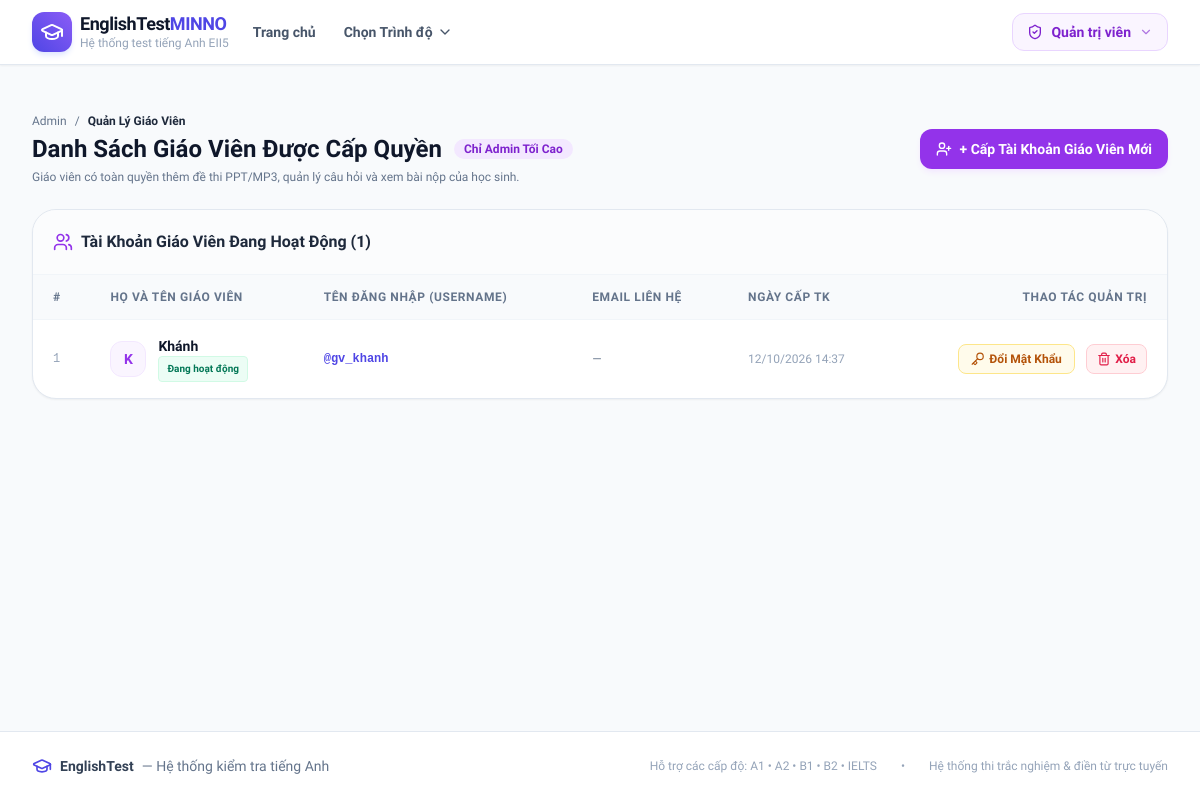
Before: /admin/teachers (signed in) with the older database file.
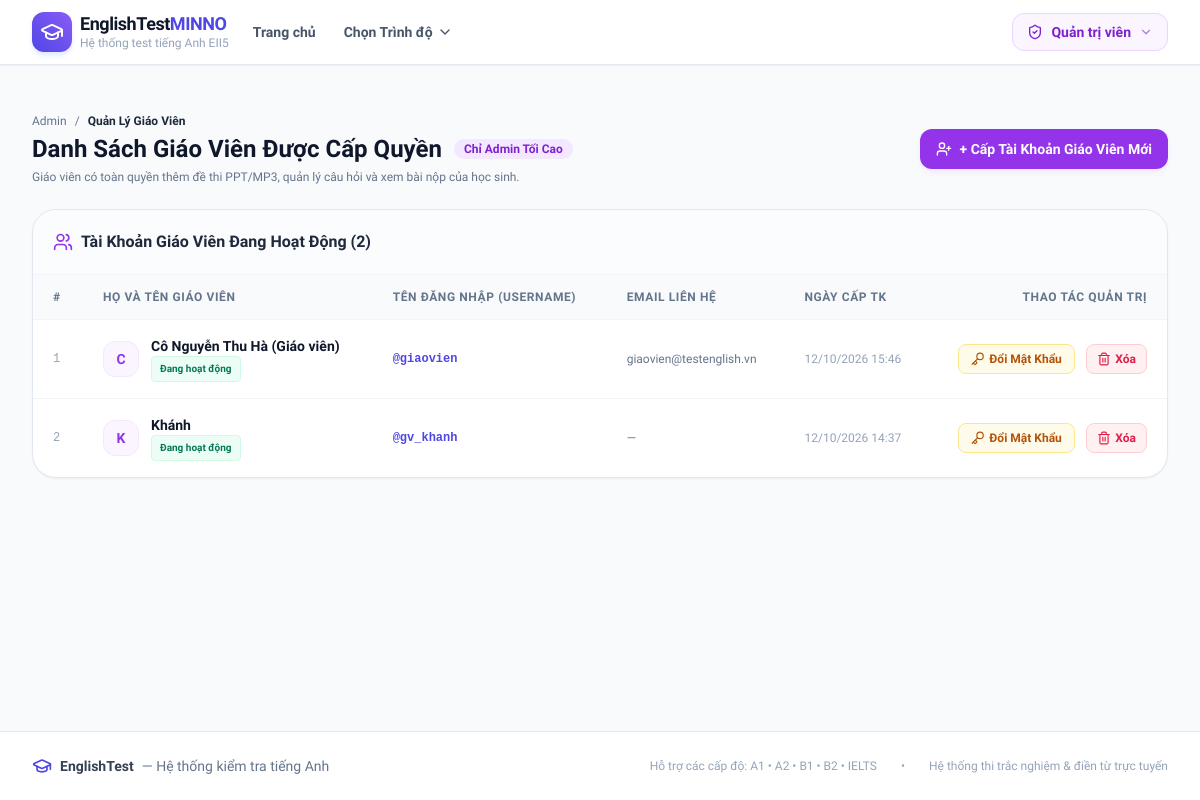
After: the same page with the newer database file.
### models.py (models this page shows, shortened)
class User(db.Model):
    __tablename__ = 'users'
    id = db.Column(db.Integer, primary_key=True)
    username = db.Column(db.String(80), unique=True, nullable=False)
    password_hash = db.Column(db.String(255), nullable=False)
    full_name = db.Column(db.String(120), nullable=False)
    email = db.Column(db.String(120), nullable=True)
    role = db.Column(db.String(20), default='user')  # 'admin' or 'user'
    created_at = db.Column(db.DateTime, default=datetime.utcnow)
    submissions = db.relationship('Submission', backref='user', lazy=True)

### app.py (the view, shortened to what this page needs)
@app.route('/admin/teachers', methods=['GET', 'POST'])
@admin_only_required
def admin_teachers():
    teachers = User.query.filter_by(role='teacher').order_by(User.created_at.desc()).all()
    return render_template('admin/teachers.html', teachers=teachers)

### app.py (called while the page is built)
def admin_only_required(f):
    @wraps(f)
    def decorated_function(*args, **kwargs):
        user_id = session.get('user_id')
        if not user_id:
            return redirect(url_for('admin_login', next=request.path))
        user = User.query.get(user_id)
        if not user or user.role != 'admin':
            session.clear()
            flash('Chức năng này chỉ dành riêng cho Quản trị viên tối cao (Admin).', 'danger')
            return redirect(url_for('admin_dashboard'))
        return f(*args, **kwargs)
    return decorated_function

### models.py (called while the page is built)
    @property
    def active_tests_count(self):
        return len([t for t in self.tests if t.is_active])

### templates/admin/teachers.html (shortened to what the changed rows need)
{% extends 'base.html' %}
{% block content %}
<div class="max-w-7xl mx-auto px-4 sm:px-6 lg:px-8 py-8">
    <div class="flex flex-col md:flex-row md:items-center justify-between gap-4 mb-6">
        <div>
            <h1 class="text-2xl font-extrabold text-slate-900 flex items-center space-x-3">
                <span>Danh Sách Giáo Viên Được Cấp Quyền</span>
                <span class="text-xs px-2.5 py-0.5 rounded-full font-bold bg-purple-100 text-purple-700">Chỉ Admin Tối Cao</span>
            </h1>
        </div>
    </div>
    <div class="bg-white rounded-3xl border border-slate-200 shadow-sm overflow-hidden">
        <div class="p-5 border-b border-slate-100 flex items-center justify-between bg-slate-50/50">
            <div class="flex items-center space-x-2">
                <i data-lucide="users" class="w-5 h-5 text-purple-600"></i>
                <h2 class="font-bold text-slate-800 text-base">Tài Khoản Giáo Viên Đang Hoạt Động ({{ teachers|length }})</h2>
            </div>
        </div>
        {% if teachers %}
        <div class="overflow-x-auto">
            <table class="w-full text-left border-collapse text-sm">
                <thead>
                    <tr class="bg-slate-50 text-slate-500 font-bold text-xs uppercase tracking-wider border-b border-slate-100">
                        <th class="py-3.5 px-5">#</th>
                        <th class="py-3.5 px-5">Họ và Tên Giáo Viên</th>
                        <th class="py-3.5 px-5">Tên Đăng Nhập (Username)</th>
                        <th class="py-3.5 px-5">Email Liên Hệ</th>
                        <th class="py-3.5 px-5">Ngày Cấp TK</th>
                        <th class="py-3.5 px-5 text-right">Thao Tác Quản Trị</th>
                    </tr>
                </thead>
                <tbody class="divide-y divide-slate-100">
                    {% for t in teachers %}
                    <tr class="hover:bg-slate-50/80 transition group">
                        <td class="py-4 px-5 text-slate-400 font-mono text-xs">{{ loop.index }}</td>
                        <td class="py-4 px-5 font-bold text-slate-900">
                            <div class="flex items-center space-x-3">
                                <div class="w-9 h-9 rounded-xl bg-purple-50 text-purple-600 border border-purple-100 flex items-center justify-center font-bold text-sm">
                                    {{ t.full_name[:1] }}
                                </div>
                                <div>
                                    <p class="font-bold text-slate-900">{{ t.full_name }}</p>
                                    <span class="inline-flex items-center px-2 py-0.5 rounded text-[10px] font-bold bg-emerald-50 text-emerald-700 border border-emerald-100">
                                        Đang hoạt động
                                    </span>
                                </div>
                            </div>
                        </td>
                        <td class="py-4 px-5 font-mono text-xs text-indigo-600 font-bold">
                            @{{ t.username }}
                        </td>
                        <td class="py-4 px-5 text-slate-500 text-xs">
                            {{ t.email or '—' }}
                        </td>
                        <td class="py-4 px-5 text-slate-400 text-xs">
                            {{ t.created_at.strftime('%d/%m/%Y %H:%M') if t.created_at else '—' }}
                        </td>
                        <td class="py-4 px-5 text-right space-x-2">
                            <button
                                type="button"
                                onclick="openResetPasswordModal('{{ t.id }}', '{{ t.full_name }}', '{{ t.username }}')"
                                class="inline-flex items-center space-x-1 px-3 py-1.5 rounded-lg text-xs font-semibold bg-amber-50 text-amber-700 hover:bg-amber-100 transition border border-amber-200"
                                title="Đổi mật khẩu cho giáo viên này"
                            >
                                <i data-lucide="key" class="w-3.5 h-3.5"></i>
                                <span>Đổi Mật Khẩu</span>
                            </button>
                            <form method="POST" action="{{ url_for('admin_delete_teacher', teacher_id=t.id) }}" class="inline-block" onsubmit="return confirm('Bạn có chắc chắn muốn xóa tài khoản giáo viên {{ t.full_name }} (@{{ t.username }}) không?');">
                                <button type="submit" class="inline-flex items-center space-x-1 px-2.5 py-1.5 rounded-lg text-xs font-semibold bg-rose-50 text-rose-600 hover:bg-rose-100 transition border border-rose-200" title="Xóa tài khoản này">
                                    <i data-lucide="trash-2" class="w-3.5 h-3.5"></i>
                                    <span>Xóa</span>
                                </button>
                            </form>
                        </td>
                    </tr>
                    {% endfor %}
                </tbody>
            </table>
        </div>
        {% endif %}
    </div>
</div>
{% endblock %}

Changed rows visible on the page:
added User: full_name "C", full_name "Cô Nguyễn Thu Hà (Giáo viên)", username "giaovien", email "giaovien@testenglish.vn", created_at "12/10/2026 15:46"
Other visible differences:
{{ teachers|length }}: "1" → "2"
